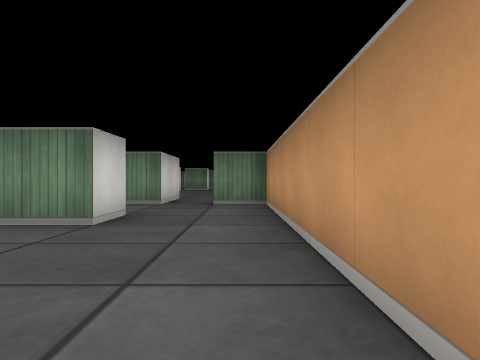
[1] (above)

20 first-person views from a walk through a cub3D level. The camera is about half as high as the walls, looks level and sees 70° across. The floor is counted in squares. Each view is taken from the middle of a square. On the plan, view 1 faces up. The plan holds only what a view shows up to about 9 squares ahead; the rest is blank.

[2]
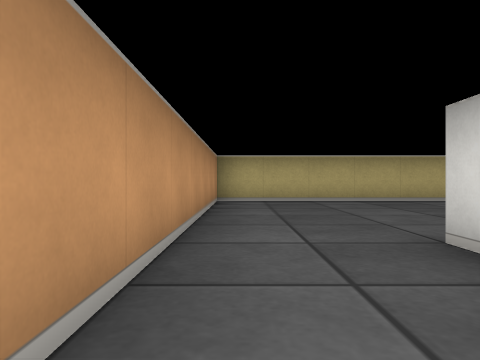

[3]
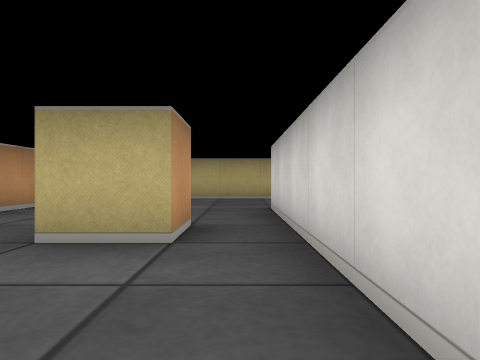

[4]
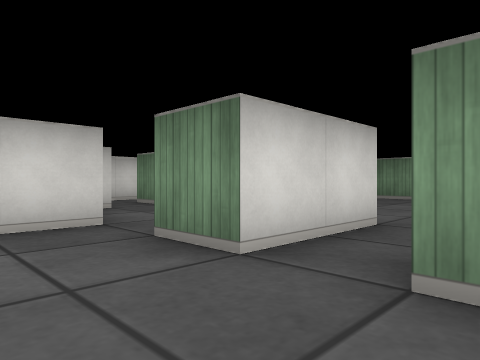

[5]
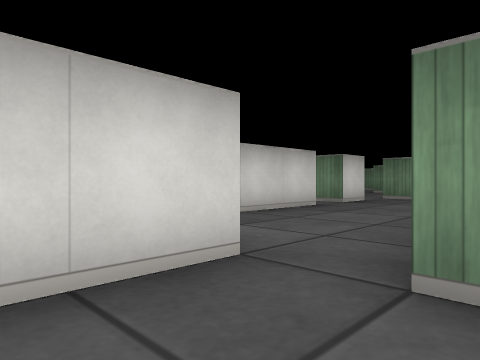

[6]
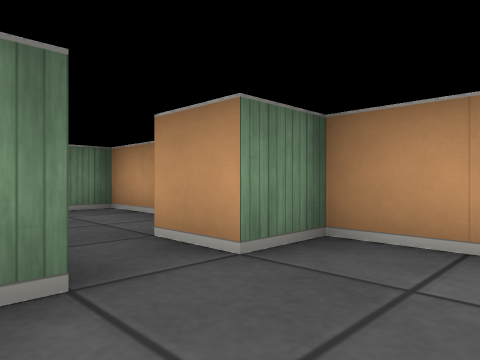

[7]
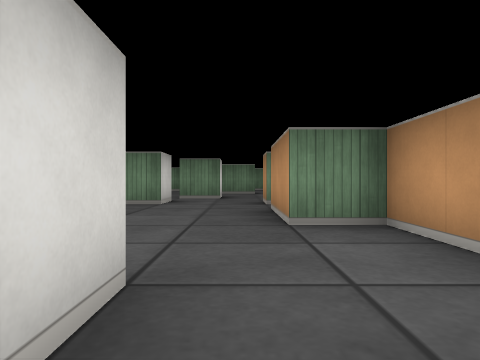

[8]
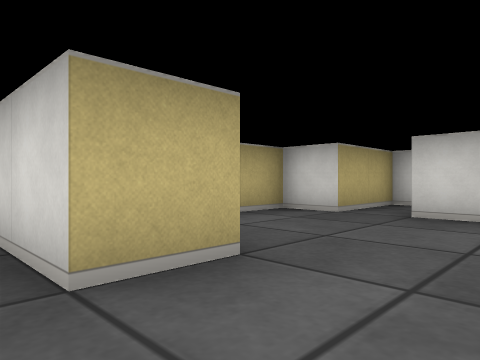

[9]
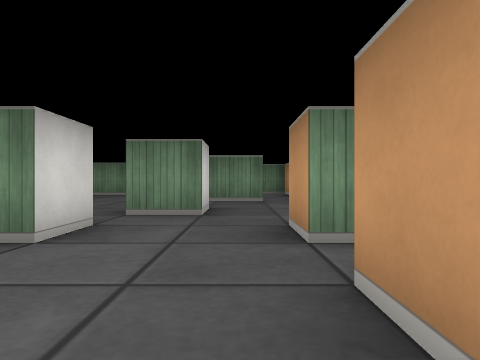

[10]
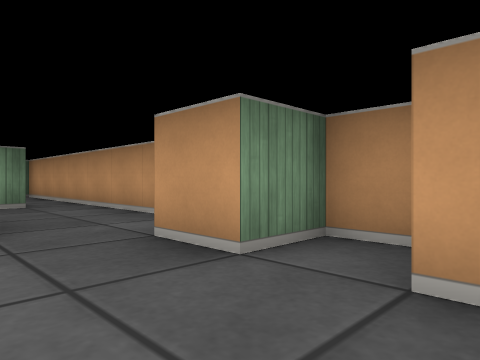

[11]
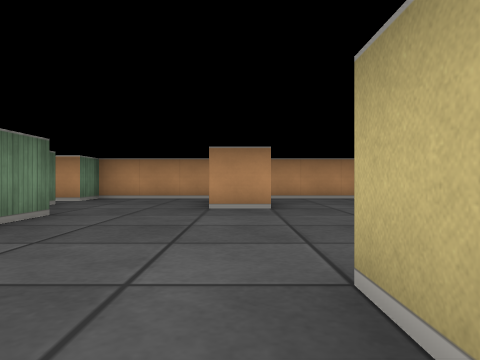

[12]
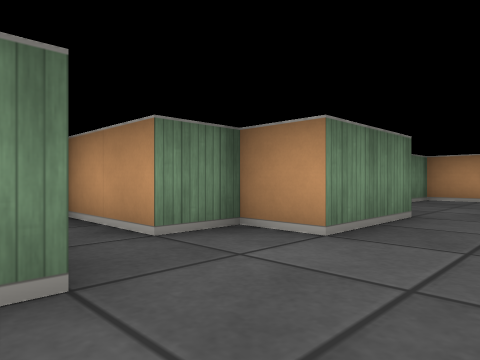

[13]
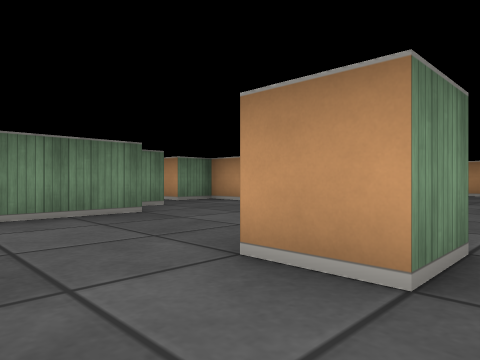

[14]
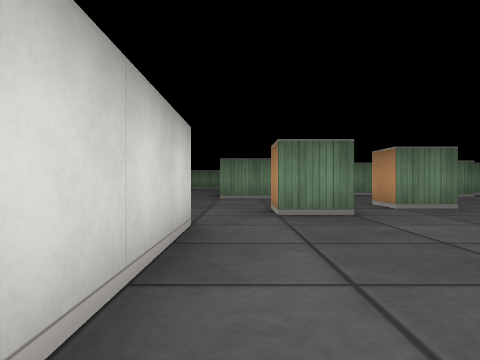

[15]
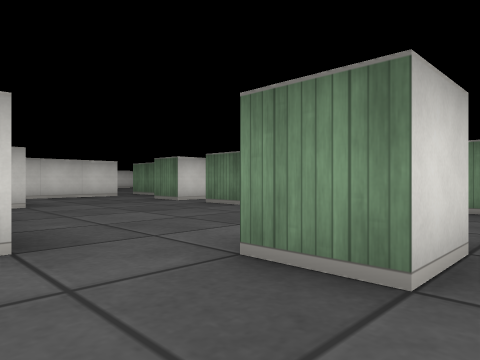

[16]
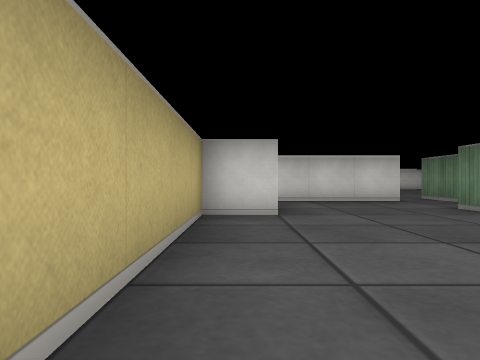

[17]
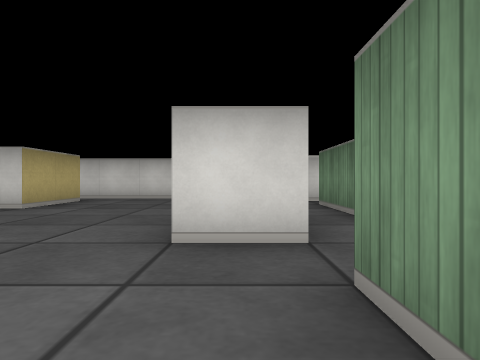

[18]
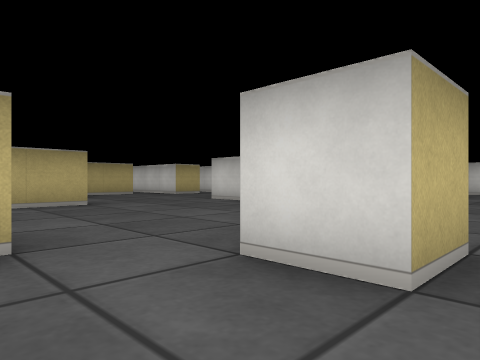

[19]
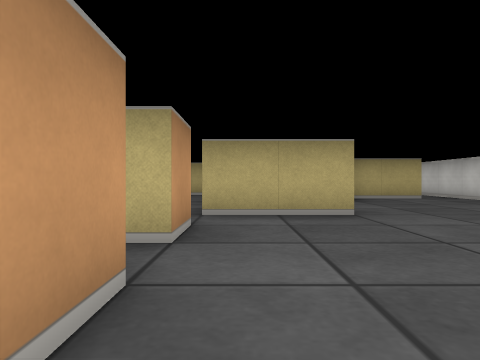

[20]
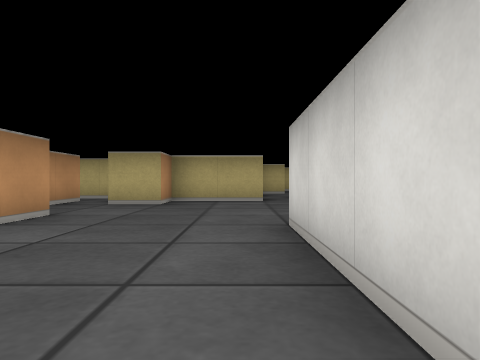

### Floor plan
Ten units are one square. View 1 is at (0, 0); x grows to the right and y downward. Boxes are objects, and circles mark ways between rooms. Rooms are numbered by the first view taken in them; rooms with no view inside come last. Other rooms are left out.
<svg viewBox="-185 -250 195 270">
<path fill="none" stroke="#000" d="M-25 -35 -25 -45 -15 -45 -15 -35 -25 -35M5 12 5 -65 -5 -65 -5 -75M-45 15 5 15M-35 -65 -35 -15M-15 -75 -15 -65 -25 -65M-25 -85 -15 -85 -15 -75M-55 -105 -55 -85M-55 -75 -55 -65 -45 -65M-55 -125 -55 -115M-25 -135 -55 -135M5 -91 5 -105 -5 -105 -5 -125M5 -128 5 -135 -5 -135M-85 -175 -85 -165 -95 -165 -95 -175M-75 -175 -75 -185 -65 -185 -65 -175 -75 -175M-55 -155 -55 -164M-85 -205 -105 -205M-55 -135 -55 -145 -51 -145M-75 -215 -80 -215M-115 -205 -115 -195M-125 -195 -135 -195M-75 -115 -75 -125 -55 -125M-25 -185 -25 -195M-55 -115 -62 -115M-25 -145 -25 -135M-35 -215 -55 -215 -55 -225 -65 -225 -65 -245M-15 -165 -15 -155 -25 -155M-135 -215 -155 -215M-145 -204 -145 -195 -155 -195M-5 -185 -18 -185M-5 -135 -5 -145M-165 -165 -145 -165 -145 -155 -105 -155 -105 -125M5 -161 5 -225 -5 -225 -5 -231M-65 -85 -65 -98M-115 -91 -115 -80M-106 -85 -85 -85 -85 -95 -75 -95M-175 -195 -175 -160M-75 -91 -75 -75 -55 -75M-55 -85 -65 -85"/>
<circle cx="-20" cy="-75" r="3" fill="#2a7"/>
<circle cx="-15" cy="-140" r="3" fill="#2a7"/>
<circle cx="-60" cy="-110" r="3" fill="#2a7"/>
<circle cx="-60" cy="-130" r="3" fill="#2a7"/>
<circle cx="-60" cy="-80" r="3" fill="#2a7"/>
<circle cx="-70" cy="-90" r="3" fill="#2a7"/>
<text x="-20" y="-20">1</text>
<text x="-30" y="-100">2</text>
<text x="-80" y="-170">3</text>
<text x="-70" y="-80">4</text>
</svg>
Room 1 opens to room 2. Room 2 opens to room 3. Room 2 opens to room 4. Room 3 opens to room 4.

Where each view was taken, in squares from view 1:
view 1: 0 up, 0 right, facing up
view 2: 6 up, 0 right, facing down
view 3: 7 up, 3 left, facing down
view 4: 5 up, 0 right, facing up-left
view 5: 5 up, 2 left, facing up-left
view 6: 5 up, 2 left, facing up-right
view 7: 7 up, 1 left, facing up
view 8: 10 up, 1 left, facing down-left
view 9: 11 up, 1 left, facing up
view 10: 12 up, 2 left, facing up-right
view 11: 19 up, 8 left, facing right
view 12: 20 up, 8 left, facing up-right
view 13: 16 up, 11 left, facing up-right
view 14: 12 up, 10 left, facing up
view 15: 15 up, 8 left, facing up-left
view 16: 16 up, 10 left, facing left
view 17: 20 up, 9 left, facing left
view 18: 19 up, 5 left, facing down-left
view 19: 17 up, 6 left, facing down
view 20: 16 up, 10 left, facing down
